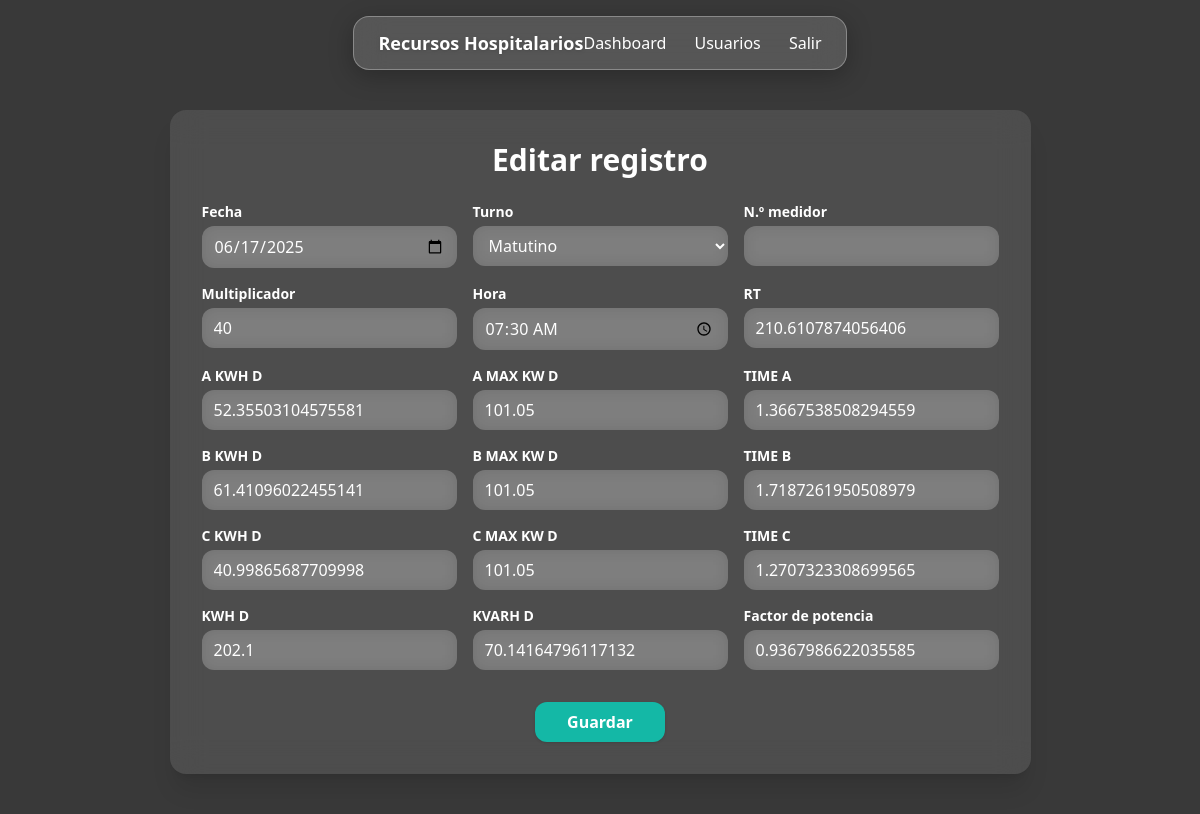
/registros/5/editar (signed in), run on the app's committed database.
### models.py (models this page shows)
class RegistroConsumo(db.Model):
    __tablename__ = "registros_consumo"
    id              = db.Column(db.Integer, primary_key=True)
    fecha           = db.Column(db.Date,  default=date.today, nullable=False)
    turno           = db.Column(db.String(12), nullable=False)   # Matutino / Vespertino / Nocturno
    numero_medidor  = db.Column(db.String(20))
    multiplicador   = db.Column(db.Integer)
    hora_captura    = db.Column(db.Time)
    rt              = db.Column(db.Float)
    a_kwh_d         = db.Column(db.Float)
    a_max_kw_d      = db.Column(db.Float)
    time_a          = db.Column(db.Float)
    b_kwh_d         = db.Column(db.Float)
    b_max_kw_d      = db.Column(db.Float)
    time_b          = db.Column(db.Float)
    c_kwh_d         = db.Column(db.Float)
    c_max_kw_d      = db.Column(db.Float)
    time_c          = db.Column(db.Float)
    kwh_total       = db.Column(db.Float)     # código 1
    kvarh_d         = db.Column(db.Float)     # código 2
    factor_potencia = db.Column(db.Float)
    user_id         = db.Column(db.Integer, db.ForeignKey("user.id"))

### routes_registros.py (the view)
@bp_registros.route("/<int:id>/editar", methods=["GET", "POST"])
@login_required
def editar(id):
    reg = RegistroConsumo.query.get_or_404(id)
    form = RegistroForm(obj=reg)
    if form.validate_on_submit():
        form.populate_obj(reg)
        db.session.commit()
        flash("Registro actualizado.", "success")
        return redirect(url_for("registros.index"))
    return render_template("registros/form.html", form=form, editar=True)

### models.py (called while the page is built)
    @property
    def is_authenticated(self):
        return True

### routes.py (called while the page is built)
@login_manager.user_loader
def load_user(user_id):
    return db.session.get(User, int(user_id))

### templates/registros/form.html (shortened to what this page needs)
{% extends "base.html" %}
{% import "macros/fields.html" as f %}
{% block body_class %}
  bg-[url('/static/img/fondo-form.jpg')] bg-cover bg-center flex items-center justify-center
{% endblock %}
{% block body_overlay %}
  <div class="absolute inset-0 bg-black/50 -z-10 pointer-events-none"></div>
{% endblock %}
{% block content %}
<div class="w-full max-w-5xl bg-white/10 backdrop-blur-lg
            rounded-2xl shadow-xl p-8 relative z-10">
  <h1 class="text-3xl text-center font-bold text-white mb-6">
    {{ 'Editar registro' if editar else 'Nuevo registro' }}
  </h1>
  <form method="post">
    <div class="grid grid-cols-1 md:grid-cols-3 gap-4">
      {{ f.render(form.fecha) }}         {{ f.render(form.turno) }}
      {{ f.render(form.numero_medidor) }}{{ f.render(form.multiplicador) }}
      {{ f.render(form.hora_captura) }}
      {{ f.render(form.rt) }}            {{ f.render(form.a_kwh_d) }}
      {{ f.render(form.a_max_kw_d) }}    {{ f.render(form.time_a) }}
      {{ f.render(form.b_kwh_d) }}       {{ f.render(form.b_max_kw_d) }}
      {{ f.render(form.time_b) }}        {{ f.render(form.c_kwh_d) }}
      {{ f.render(form.c_max_kw_d) }}    {{ f.render(form.time_c) }}
      {{ f.render(form.kwh_total) }}     {{ f.render(form.kvarh_d) }}
      {{ f.render(form.factor_potencia) }}
    </div>
    <div class="mt-8 flex justify-center">
      <button class="bg-teal-500 hover:bg-teal-600 text-white
                     font-semibold px-8 py-2 rounded-xl shadow">
        {{ form.submit.label.text }}
      </button>
    </div>
  </form>
</div>
{% endblock %}

### templates/macros/fields.html (shortened to what this page needs)
{% macro render(field) -%}
<div>
  {{ field.label(class="block text-sm font-semibold text-white mb-1") }}
  {{ field(
        class="w-full bg-white/20 placeholder-white/70 text-white
               rounded-xl px-3 py-2 backdrop-blur
               focus:ring-2 focus:ring-teal-400 outline-none")
  }}
</div>
{%- endmacro %}

### static/css/style.css (style rules this page uses)
body { margin: 0; font-family: 'Segoe UI', sans-serif; background-image: url("/static/img/fondo-hospital.png"); background-size: cover; background-position: center; background-attachment: fixed; }
body::before { content: ""; position: fixed; inset: 0; background: rgba(0, 0, 0, 0.55); z-index: -1; }

### data on the page
RegistroConsumo: fecha "06/17/2025", turno "Matutino", multiplicador "40", hora_captura "07:30", rt "210.6107874056406", a_kwh_d "52.35503104575581", a_max_kw_d "101.05", time_a "1.3667538508294559", b_kwh_d "61.41096022455141", b_max_kw_d "101.05", time_b "1.7187261950508979", c_kwh_d "40.99865687709998", c_max_kw_d "101.05", time_c "1.2707323308699565", kwh_total "202.1", kvarh_d "70.14164796117132", factor_potencia "0.9367986622035585"

### other printed values
{{ 'Editar registro' if editar else 'Nuevo registro' }} "Editar registro"
{{ field.label(class="block text-sm font-semibold text-white mb-1") }} "Fecha Turno N.º medidor Multiplicador Hora RT A KWH D A MAX KW D TIME A B KWH D B MAX KW D TIME B C KWH D C MAX KW D TIME C KWH D KVARH D Factor de potencia"
